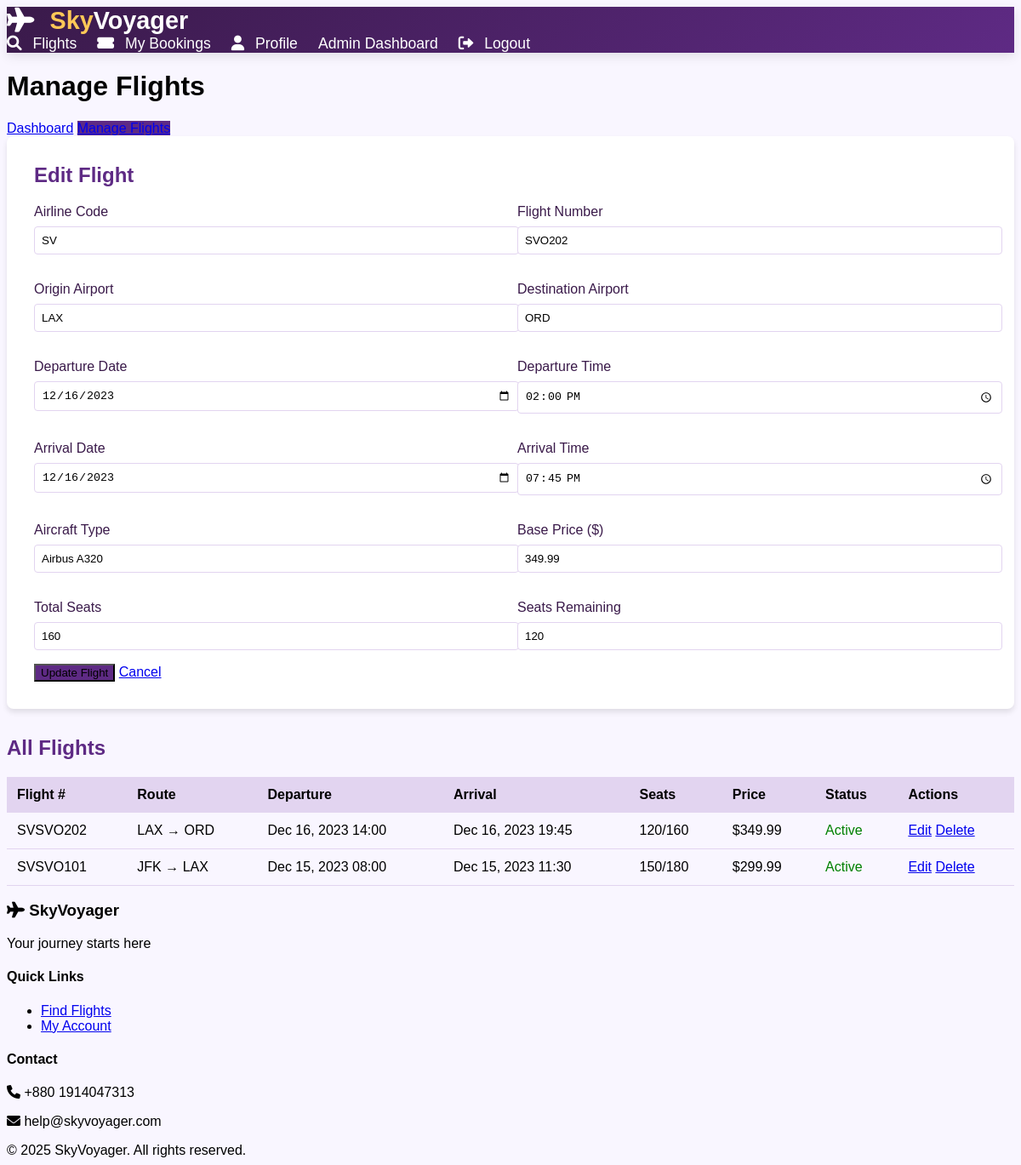
The app's page /admin/flights_manage.php?edit=2 (signed in) with its own data.
### tables this page shows
CREATE TABLE `flight_schedule` (
  `flight_id` int(11) NOT NULL,
  `airline_code` char(2) NOT NULL,
  `flight_number` varchar(6) NOT NULL,
  `origin_code` char(3) NOT NULL,
  `destination_code` char(3) NOT NULL,
  `departure_utc` datetime NOT NULL,
  `arrival_utc` datetime NOT NULL,
  `duration_minutes` smallint(6) DEFAULT NULL,
  `aircraft_type` varchar(20) DEFAULT NULL,
  `base_price` decimal(10,2) NOT NULL,
  `seats_total` int(11) NOT NULL,
  `seats_remaining` int(11) NOT NULL,
  `is_active` tinyint(1) DEFAULT 1
);

### admin/flights_manage.php (the view, shortened to what this page needs)
<?php
require_once '../includes/config.php';
$flights = $conn->query("
    SELECT *,
           DATE_FORMAT(departure_utc, '%Y-%m-%d') AS departure_date,
           DATE_FORMAT(departure_utc, '%H:%i') AS departure_time,
           DATE_FORMAT(arrival_utc, '%Y-%m-%d') AS arrival_date,
           DATE_FORMAT(arrival_utc, '%H:%i') AS arrival_time
    FROM flight_schedule
    ORDER BY departure_utc DESC
")->fetchAll(PDO::FETCH_ASSOC);
$edit_flight = null;
if (isset($_GET['edit'])) {
    $edit_id = (int)$_GET['edit'];
    foreach ($flights as $flight) {
        if ($flight['flight_id'] === $edit_id) {
            $edit_flight = $flight;
            break;
        }
    }
}
?>
<!DOCTYPE html>
<html lang="en">
<head>
    <link rel="stylesheet" href="../assets/css/style.css">
</head>
<body>
    <?php require_once '../includes/header.php'; ?>
    <main class="main-container">
        <h1 class="page-title">Manage Flights</h1>
        <div class="admin-nav">
            <a href="dashboard.php" class="btn">Dashboard</a>
            <a href="flights_manage.php" class="btn btn-primary">Manage Flights</a>
        </div>
        <div class="flight-form">
            <h2 style="color: var(--primary-purple); margin-top: 0;">
                <?= $edit_flight ? 'Edit Flight' : 'Add New Flight' ?>
            </h2>
            <form method="POST">
                <div class="form-grid">
                    <div class="form-group">
                        <label>Airline Code</label>
                        <input type="text" name="airline_code" class="form-control"
                               value="<?= $edit_flight['airline_code'] ?? 'SV' ?>" required>
                    </div>
                    <div class="form-group">
                        <label>Flight Number</label>
                        <input type="text" name="flight_number" class="form-control"
                               value="<?= $edit_flight['flight_number'] ?? '' ?>" required>
                    </div>
                    <div class="form-group">
                        <label>Origin Airport</label>
                        <input type="text" name="origin_code" class="form-control"
                               value="<?= $edit_flight['origin_code'] ?? '' ?>" required>
                    </div>
                    <div class="form-group">
                        <label>Destination Airport</label>
                        <input type="text" name="destination_code" class="form-control"
                               value="<?= $edit_flight['destination_code'] ?? '' ?>" required>
                    </div>
                    <div class="form-group">
                        <label>Departure Date</label>
                        <input type="date" name="departure_date" class="form-control"
                               value="<?= $edit_flight['departure_date'] ?? '' ?>" required>
                    </div>
                    <div class="form-group">
                        <label>Departure Time</label>
                        <input type="time" name="departure_time" class="form-control"
                               value="<?= $edit_flight['departure_time'] ?? '' ?>" required>
                    </div>
                    <div class="form-group">
                        <label>Arrival Date</label>
                        <input type="date" name="arrival_date" class="form-control"
                               value="<?= $edit_flight['arrival_date'] ?? '' ?>" required>
                    </div>
                    <div class="form-group">
                        <label>Arrival Time</label>
                        <input type="time" name="arrival_time" class="form-control"
                               value="<?= $edit_flight['arrival_time'] ?? '' ?>" required>
                    </div>
                    <div class="form-group">
                        <label>Aircraft Type</label>
                        <input type="text" name="aircraft_type" class="form-control"
                               value="<?= $edit_flight['aircraft_type'] ?? '' ?>">
                    </div>
                    <div class="form-group">
                        <label>Base Price ($)</label>
                        <input type="number" step="0.01" name="base_price" class="form-control"
                               value="<?= $edit_flight['base_price'] ?? '199.99' ?>" required>
                    </div>
                    <div class="form-group">
                        <label>Total Seats</label>
                        <input type="number" name="seats_total" class="form-control"
                               value="<?= $edit_flight['seats_total'] ?? '180' ?>" required>
                    </div>
                    <div class="form-group">
                        <label>Seats Remaining</label>
                        <input type="number" name="seats_remaining" class="form-control"
                               value="<?= $edit_flight['seats_remaining'] ?? '180' ?>" required>
                    </div>
                </div>
                <button type="submit" class="btn btn-primary">
                    <?= $edit_flight ? 'Update Flight' : 'Add Flight' ?>
                </button>
                <?php if ($edit_flight): ?>
                    <a href="flights_manage.php" class="btn">Cancel</a>
                <?php endif; ?>
            </form>
        </div>
        <h2 style="color: var(--primary-purple);">All Flights</h2>
        <table class="flight-table">
            <thead>
                <tr>
                    <th>Flight #</th>
                    <th>Route</th>
                    <th>Departure</th>
                    <th>Arrival</th>
                    <th>Seats</th>
                    <th>Price</th>
                    <th>Status</th>
                    <th>Actions</th>
                </tr>
            </thead>
            <tbody>
                <?php foreach ($flights as $flight): ?>
                <tr>
                    <td><?= $flight['airline_code'] . $flight['flight_number'] ?></td>
                    <td><?= $flight['origin_code'] ?> → <?= $flight['destination_code'] ?></td>
                    <td><?= date('M d, Y H:i', strtotime($flight['departure_utc'])) ?></td>
                    <td><?= date('M d, Y H:i', strtotime($flight['arrival_utc'])) ?></td>
                    <td><?= $flight['seats_remaining'] ?>/<?= $flight['seats_total'] ?></td>
                    <td>$<?= number_format($flight['base_price'], 2) ?></td>
                    <td class="<?= $flight['is_active'] ? 'status-active' : 'status-inactive' ?>">
                        <?= $flight['is_active'] ? 'Active' : 'Inactive' ?>
                    </td>
                    <td>
                        <a href="flights_manage.php?edit=<?= $flight['flight_id'] ?>" class="btn btn-sm">Edit</a>
                        <a href="flights_manage.php?delete=<?= $flight['flight_id'] ?>"
                           class="btn btn-sm btn-danger"
                           onclick="return confirm('Are you sure?')">Delete</a>
                    </td>
                </tr>
                <?php endforeach; ?>
            </tbody>
        </table>
    </main>
    <?php require_once '../includes/footer.php'; ?>
</body>
</html>

### assets/css/style.css (style rules this page uses)
:root { --primary-purple: #5e2a84; --secondary-purple: #8a4f7d; --light-purple: #e2d4f0; --dark-purple: #3a1a4a; --accent: #ffc857; --text-dark: #2d2d2d; --text-light: #f8f9fa; }
body { font-family: 'Poppins', sans-serif; background-color: #f9f6ff; }
.btn-primary { background: var(--primary-purple); transition: all 0.3s; }

### admin/flights_manage.php (style rules this page uses)
.flight-form { background: white; border-radius: 8px; padding: 2rem; box-shadow: 0 4px 6px rgba(0, 0, 0, 0.1); margin-bottom: 2rem; }
.form-grid { display: grid; grid-template-columns: repeat(2, 1fr); gap: 1rem; }
.form-group { margin-bottom: 1rem; }
.form-group label { display: block; margin-bottom: 0.5rem; color: var(--dark-purple); font-weight: 500; }
.form-control { width: 100%; padding: 0.5rem; border: 1px solid var(--light-purple); border-radius: 4px; }
.flight-table { width: 100%; border-collapse: collapse; }
.flight-table th { background: var(--light-purple); padding: 0.75rem; text-align: left; }
.flight-table td { padding: 0.75rem; border-bottom: 1px solid var(--light-purple); }
.status-active { color: green; }

### records on screen
flight_schedule: airline_code "SV", flight_number "SVO202", origin_code "LAX", destination_code "ORD", aircraft_type "Airbus A320", base_price "349.99", seats_total "160", seats_remaining "120", departure_utc "Dec 16, 2023 14:00", arrival_utc "Dec 16, 2023 19:45", is_active "Active"
flight_schedule: airline_code "SV", flight_number "SVO101", origin_code "JFK", destination_code "LAX", departure_utc "Dec 15, 2023 08:00", arrival_utc "Dec 15, 2023 11:30", seats_remaining "150", seats_total "180", base_price "299.99", is_active "Active"
